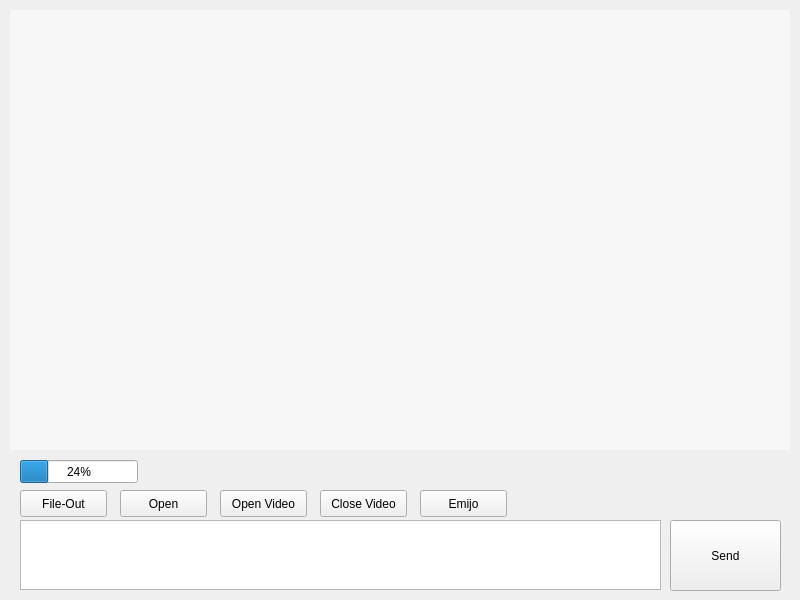
<?xml version="1.0" encoding="UTF-8"?>
<ui version="4.0">
 <class>ChatServer</class>
 <widget class="QWidget" name="ChatServer">
  <property name="geometry">
   <rect>
    <x>0</x>
    <y>0</y>
    <width>800</width>
    <height>600</height>
   </rect>
  </property>
  <property name="minimumSize">
   <size>
    <width>800</width>
    <height>600</height>
   </size>
  </property>
  <property name="maximumSize">
   <size>
    <width>800</width>
    <height>600</height>
   </size>
  </property>
  <property name="windowTitle">
   <string>ChatServer</string>
  </property>
  <widget class="QListWidget" name="listWidget">
   <property name="geometry">
    <rect>
     <x>10</x>
     <y>10</y>
     <width>780</width>
     <height>440</height>
    </rect>
   </property>
   <property name="styleSheet">
    <string notr="true">QListWidget{background-color: rgb(247, 247, 247); color:rgb(51,51,51); border: 1px solid  rgb(247, 247, 247);outline:0px;}
QListWidget::Item{background-color: rgb(247, 247, 247);}
QListWidget::Item:hover{background-color: rgb(247, 247, 247); }
QListWidget::item:selected{
	background-color: rgb(247, 247, 247);
	color:black; 
    border: 1px solid  rgb(247, 247, 247);
}
QListWidget::item:selected:!active{border: 1px solid  rgb(247, 247, 247); background-color: rgb(247, 247, 247); color:rgb(51,51,51); } </string>
   </property>
  </widget>
  <widget class="QProgressBar" name="progressBar">
   <property name="geometry">
    <rect>
     <x>20</x>
     <y>460</y>
     <width>118</width>
     <height>23</height>
    </rect>
   </property>
   <property name="value">
    <number>24</number>
   </property>
  </widget>
  <widget class="QPushButton" name="pushButton">
   <property name="geometry">
    <rect>
     <x>120</x>
     <y>490</y>
     <width>87</width>
     <height>27</height>
    </rect>
   </property>
   <property name="text">
    <string>Open</string>
   </property>
  </widget>
  <widget class="QPushButton" name="pushButton_2">
   <property name="geometry">
    <rect>
     <x>20</x>
     <y>490</y>
     <width>87</width>
     <height>27</height>
    </rect>
   </property>
   <property name="text">
    <string>File-Out</string>
   </property>
  </widget>
  <widget class="QPushButton" name="pushButton_3">
   <property name="geometry">
    <rect>
     <x>670</x>
     <y>520</y>
     <width>111</width>
     <height>71</height>
    </rect>
   </property>
   <property name="text">
    <string>Send</string>
   </property>
  </widget>
  <widget class="QTextEdit" name="textEdit">
   <property name="geometry">
    <rect>
     <x>20</x>
     <y>520</y>
     <width>641</width>
     <height>70</height>
    </rect>
   </property>
  </widget>
  <widget class="QPushButton" name="pushButton_4">
   <property name="geometry">
    <rect>
     <x>220</x>
     <y>490</y>
     <width>87</width>
     <height>27</height>
    </rect>
   </property>
   <property name="text">
    <string>Open Video</string>
   </property>
  </widget>
  <widget class="QPushButton" name="pushButton_5">
   <property name="geometry">
    <rect>
     <x>320</x>
     <y>490</y>
     <width>87</width>
     <height>27</height>
    </rect>
   </property>
   <property name="text">
    <string>Close Video</string>
   </property>
  </widget>
  <widget class="QPushButton" name="pushButton_6">
   <property name="geometry">
    <rect>
     <x>420</x>
     <y>490</y>
     <width>87</width>
     <height>27</height>
    </rect>
   </property>
   <property name="text">
    <string>Emijo</string>
   </property>
  </widget>
 </widget>
 <resources/>
 <connections/>
</ui>
